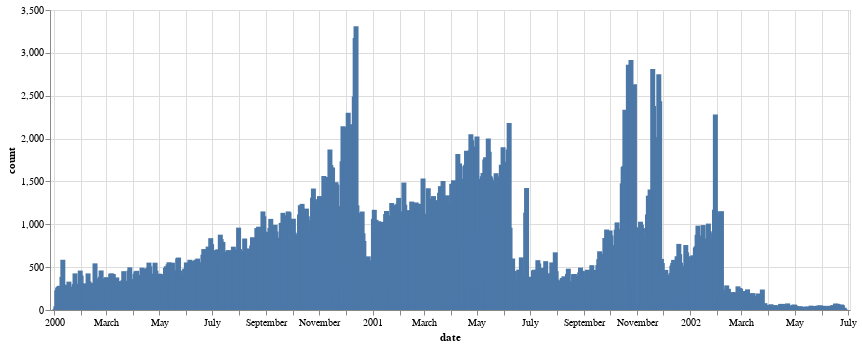

Source (notebook cell):
### Code cell
alt.Chart(pivot).mark_bar().encode(
	x = 'date',
	y = 'count',
	tooltip=['date','count'],
).properties(width=800)

### Figure 1 — Vega-Lite specification as saved in the notebook (floating-point values rounded to 4 significant figures; data arrays with more than 128 entries replaced by an {"elided": "..."} marker saying what was removed)
{"config": {"view": {"continuousWidth": 400, "continuousHeight": 300}}, "data": {"name": "data-875301933c5c07accb8a273726fa5366"}, "mark": "bar", "encoding": {"tooltip": [{"field": "date", "type": "temporal"}, {"field": "count", "type": "quantitative"}], "x": {"field": "date", "type": "temporal"}, "y": {"field": "count", "type": "quantitative"}}, "width": 800, "$schema": "https://vega.github.io/schema/vega-lite/v4.17.0.json", "datasets": {"data-875301933c5c07accb8a273726fa5366": {"elided": "893 records"}}}
